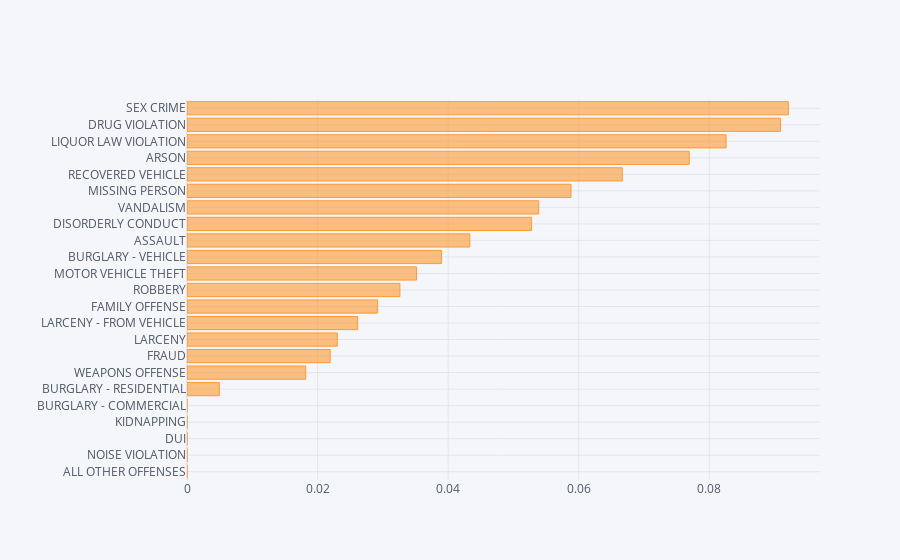

Write notebook code for a chart like this one.
### Markdown cell above
## Examining Location information

Let's examine the geographic data (latitude and longitude).  Recall that we had some missing values.  Let's look at the behavior of these missing values according to crime type.

### Code cell
configure_plotly_browser_state()

calls["missing_lat_lon"] = calls[['Lat', 'Lon']].isnull().any(axis=1)
calls.groupby("CVLEGEND")['missing_lat_lon'].mean().sort_values().iplot(kind="barh")

### Figure 1 — Plotly figure (JSON) as saved in the notebook; plotly's stock layout.template omitted (floating-point values rounded to 4 significant figures)
{"data": [{"marker": {"color": "rgba(255, 153, 51, 0.6)", "line": {"color": "rgba(255, 153, 51, 1.0)", "width": 1}}, "name": "missing_lat_lon", "orientation": "h", "text": "", "x": [0, 0, 0, 0, 0, 0.00495, 0.01818, 0.02193, 0.02302, 0.02614, 0.0292, 0.03261, 0.03516, 0.03899, 0.04332, 0.05278, 0.05387, 0.05882, 0.06667, 0.07692, 0.08257, 0.09091, 0.09211], "y": ["ALL OTHER OFFENSES", "NOISE VIOLATION", "DUI", "KIDNAPPING", "BURGLARY - COMMERCIAL", "BURGLARY - RESIDENTIAL", "WEAPONS OFFENSE", "FRAUD", "LARCENY", "LARCENY - FROM VEHICLE", "FAMILY OFFENSE", "ROBBERY", "MOTOR VEHICLE THEFT", "BURGLARY - VEHICLE", "ASSAULT", "DISORDERLY CONDUCT", "VANDALISM", "MISSING PERSON", "RECOVERED VEHICLE", "ARSON", "LIQUOR LAW VIOLATION", "DRUG VIOLATION", "SEX CRIME"], "type": "bar"}], "layout": {"legend": {"bgcolor": "#F5F6F9", "font": {"color": "#4D5663"}}, "paper_bgcolor": "#F5F6F9", "plot_bgcolor": "#F5F6F9", "title": {"font": {"color": "#4D5663"}}, "xaxis": {"gridcolor": "#E1E5ED", "showgrid": true, "tickfont": {"color": "#4D5663"}, "title": {"font": {"color": "#4D5663"}, "text": ""}, "zerolinecolor": "#E1E5ED"}, "yaxis": {"gridcolor": "#E1E5ED", "showgrid": true, "tickfont": {"color": "#4D5663"}, "title": {"font": {"color": "#4D5663"}, "text": ""}, "zerolinecolor": "#E1E5ED"}}}
